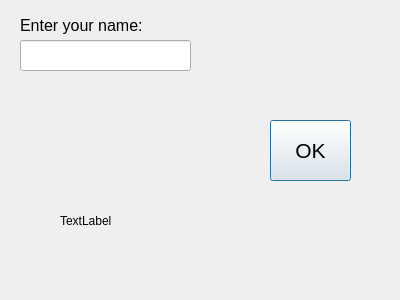
<?xml version="1.0" encoding="UTF-8"?>
<ui version="4.0">
 <class>Dialog</class>
 <widget class="QDialog" name="Dialog">
  <property name="geometry">
   <rect>
    <x>0</x>
    <y>0</y>
    <width>400</width>
    <height>300</height>
   </rect>
  </property>
  <property name="windowTitle">
   <string>Dialog</string>
  </property>
  <widget class="QLabel" name="label">
   <property name="geometry">
    <rect>
     <x>20</x>
     <y>10</y>
     <width>171</width>
     <height>31</height>
    </rect>
   </property>
   <property name="font">
    <font>
     <family>Arial</family>
     <pointsize>12</pointsize>
    </font>
   </property>
   <property name="text">
    <string>Enter your name:</string>
   </property>
  </widget>
  <widget class="QLineEdit" name="lineEdit">
   <property name="geometry">
    <rect>
     <x>20</x>
     <y>40</y>
     <width>171</width>
     <height>31</height>
    </rect>
   </property>
  </widget>
  <widget class="QPushButton" name="pushButton">
   <property name="geometry">
    <rect>
     <x>270</x>
     <y>120</y>
     <width>81</width>
     <height>61</height>
    </rect>
   </property>
   <property name="font">
    <font>
     <pointsize>16</pointsize>
    </font>
   </property>
   <property name="text">
    <string>OK</string>
   </property>
  </widget>
  <widget class="QLabel" name="label_2">
   <property name="geometry">
    <rect>
     <x>60</x>
     <y>180</y>
     <width>191</width>
     <height>81</height>
    </rect>
   </property>
   <property name="text">
    <string>TextLabel</string>
   </property>
  </widget>
 </widget>
 <resources/>
 <connections/>
</ui>
